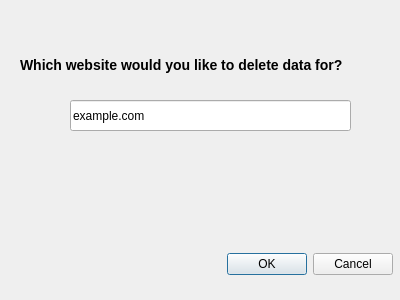
<?xml version="1.0" encoding="UTF-8"?>
<ui version="4.0">
 <class>deletion</class>
 <widget class="QDialog" name="deletion">
  <property name="geometry">
   <rect>
    <x>0</x>
    <y>0</y>
    <width>400</width>
    <height>300</height>
   </rect>
  </property>
  <property name="windowTitle">
   <string>Deleting Password</string>
  </property>
  <widget class="QDialogButtonBox" name="buttonBox">
   <property name="geometry">
    <rect>
     <x>200</x>
     <y>250</y>
     <width>193</width>
     <height>28</height>
    </rect>
   </property>
   <property name="standardButtons">
    <set>QDialogButtonBox::Cancel|QDialogButtonBox::Ok</set>
   </property>
  </widget>
  <widget class="QLabel" name="label">
   <property name="geometry">
    <rect>
     <x>20</x>
     <y>20</y>
     <width>351</width>
     <height>91</height>
    </rect>
   </property>
   <property name="autoFillBackground">
    <bool>false</bool>
   </property>
   <property name="text">
    <string>&lt;h3&gt;Which website would you like to delete data for?&lt;/h3&gt;</string>
   </property>
   <property name="scaledContents">
    <bool>false</bool>
   </property>
   <property name="wordWrap">
    <bool>true</bool>
   </property>
  </widget>
  <widget class="QLineEdit" name="site">
   <property name="geometry">
    <rect>
     <x>70</x>
     <y>100</y>
     <width>281</width>
     <height>31</height>
    </rect>
   </property>
   <property name="text">
    <string>example.com</string>
   </property>
  </widget>
 </widget>
 <resources/>
 <connections/>
</ui>
